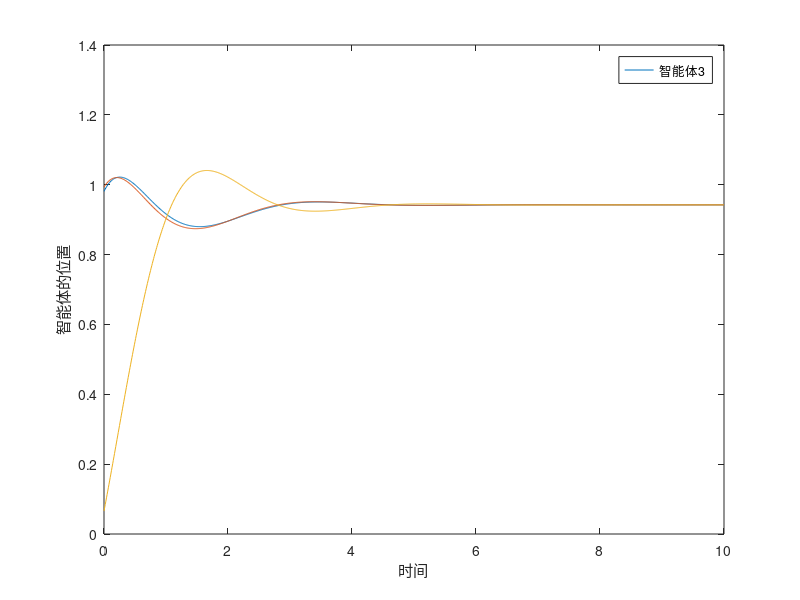

Write the MATLAB code that produced this figure.
% 设置模拟参数
T = 10; % 模拟时间
dt = 0.01; % 时间步长
N = 3; % 智能体数量
c1 = 1; % 常数
c2 = 1; % 常数
b = 1; % 常数

% 初始化智能体状态
x = zeros(N, T/dt+1); % 位置
v = zeros(N, T/dt+1); % 速度
a = zeros(N, T/dt+1); % 加速度
x(:, 1) = rand(N, 1); % 初始位置随机分布
v(:, 1) = rand(N, 1); % 初始速度随机分布

% 初始化邻接矩阵
A = ones(N, N) - eye(N); % 对角线元素为0

% 开始模拟
for t = 1:T/dt
    % 计算平均位置
    x_avg = sum(x(:, t))/N;
    
    % 计算加速度
    for i = 1:N
        u = 0;
        for j = 1:N
            u = u - A(i, j)*(x(i, t)-x(j, t));
        end
        a(i, t) = -c1*v(i, t) - c2*(x(i, t)-x_avg) + u - b*v(i, t);
    end
    
    % 更新状态
    for i = 1:N
        x(i, t+1) = x(i, t) + v(i, t)*dt + 0.5*a(i, t)*dt^2;
        v(i, t+1) = v(i, t) + a(i, t)*dt;
    end
end

% 绘制结果
figure;
for i = 1:N
   
    plot(0:dt:T, x(i, :));
    hold on
    xlabel('时间');
    ylabel(sprintf('智能体的位置'));
    legend(sprintf('智能体%d ', i))
end
